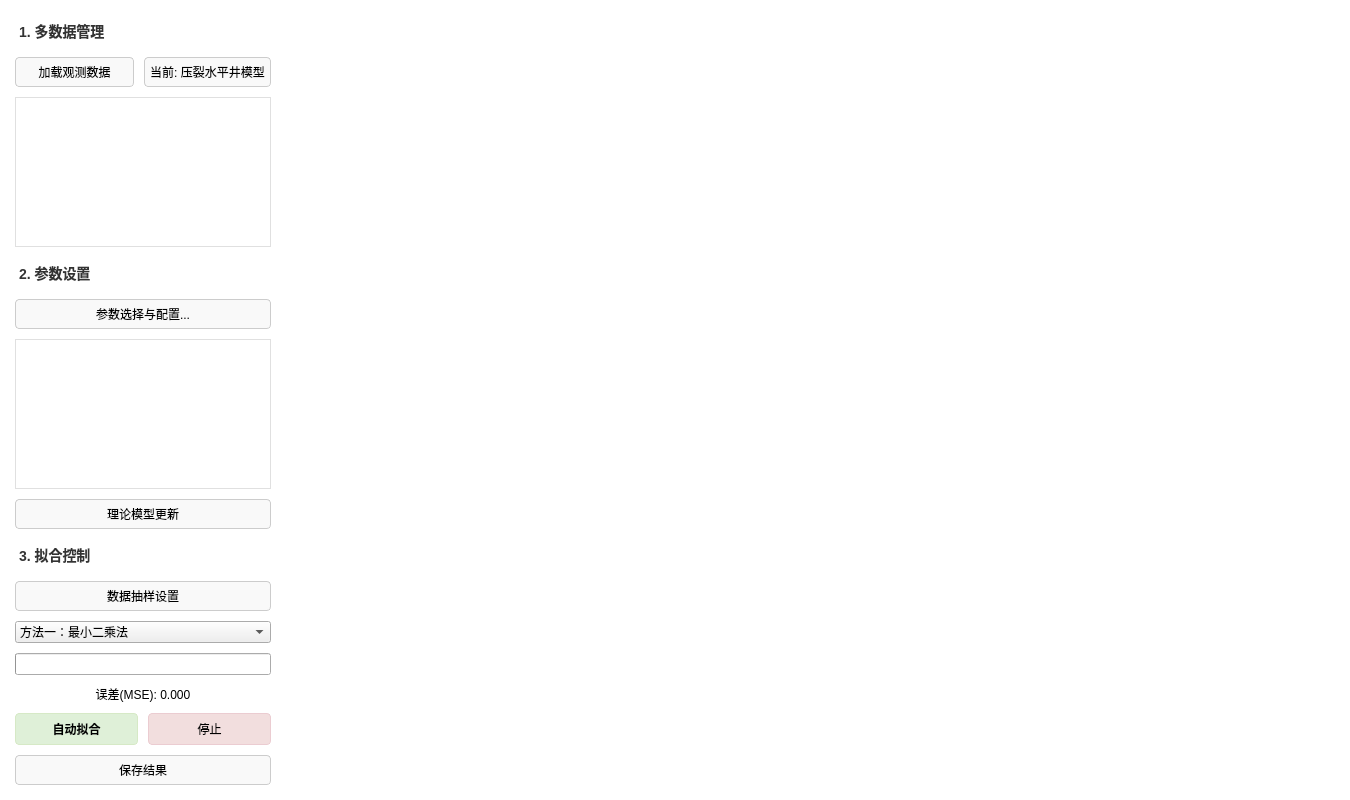
<?xml version="1.0" encoding="UTF-8"?>
<ui version="4.0">
 <class>WT_MultidataFittingWidget</class>
 <widget class="QWidget" name="WT_MultidataFittingWidget">
  <property name="geometry">
   <rect>
    <x>0</x>
    <y>0</y>
    <width>1350</width>
    <height>800</height>
   </rect>
  </property>
  <property name="windowTitle">
   <string>多数据试井拟合子页</string>
  </property>
  <property name="styleSheet">
   <string notr="true">/* 模块整体作为统一白色工作区 */
#WT_MultidataFittingWidget {
    background-color: #ffffff;
    color: #333333;
    font-family: &quot;Microsoft YaHei&quot;;
}

/* 内部容器默认透明，避免白块拼接 */
QWidget#plotContainer, QWidget#leftPanelWidget {
    background-color: transparent;
    border: none;
}

/* 按钮通用样式 */
QPushButton {
    border: 1px solid #cccccc;
    border-radius: 4px;
    padding: 5px;
    background-color: #f9f9f9;
}
QPushButton:hover {
    background-color: #f0f0f0;
    border-color: #0078d7;
}
QPushButton:pressed {
    background-color: #e0e0e0;
}

/* 标题栏样式 */
QLabel#label_1, QLabel#label_2, QLabel#label_3 {
    font-weight: bold;
    font-size: 14px;
    color: #333;
    border-bottom: 2px solid #e0e0e0;
    padding-bottom: 3px;
    margin-top: 5px;
}
</string>
  </property>
  <layout class="QVBoxLayout" name="verticalLayout_Main">
   <property name="spacing">
    <number>0</number>
   </property>
   <property name="leftMargin">
    <number>0</number>
   </property>
   <property name="topMargin">
    <number>0</number>
   </property>
   <property name="rightMargin">
    <number>0</number>
   </property>
   <property name="bottomMargin">
    <number>0</number>
   </property>
   <item>
    <widget class="QSplitter" name="splitter">
     <property name="orientation">
      <enum>Qt::Orientation::Horizontal</enum>
     </property>
     <property name="handleWidth">
      <number>1</number>
     </property>
     <widget class="QWidget" name="leftPanelWidget" native="true">
      <property name="minimumSize">
       <size>
        <width>250</width>
        <height>0</height>
       </size>
      </property>
      <layout class="QVBoxLayout" name="verticalLayout_Left">
       <property name="spacing">
        <number>10</number>
       </property>
       <property name="leftMargin">
        <number>15</number>
       </property>
       <property name="topMargin">
        <number>15</number>
       </property>
       <property name="rightMargin">
        <number>15</number>
       </property>
       <property name="bottomMargin">
        <number>15</number>
       </property>
       <item>
        <widget class="QLabel" name="label_1">
         <property name="text">
          <string>1. 多数据管理</string>
         </property>
        </widget>
       </item>
       <item>
        <layout class="QHBoxLayout" name="horizontalLayout_1">
         <item>
          <widget class="QPushButton" name="btnAddData">
           <property name="sizePolicy">
            <sizepolicy hsizetype="Expanding" vsizetype="Fixed">
             <horstretch>1</horstretch>
             <verstretch>0</verstretch>
            </sizepolicy>
           </property>
           <property name="text">
            <string>加载观测数据</string>
           </property>
          </widget>
         </item>
         <item>
          <widget class="QPushButton" name="btn_modelSelect">
           <property name="sizePolicy">
            <sizepolicy hsizetype="Expanding" vsizetype="Fixed">
             <horstretch>1</horstretch>
             <verstretch>0</verstretch>
            </sizepolicy>
           </property>
           <property name="text">
            <string>当前: 压裂水平井模型</string>
           </property>
          </widget>
         </item>
        </layout>
       </item>
       <item>
        <widget class="QTableWidget" name="tableDataGroups">
         <property name="maximumHeight">
          <number>180</number>
         </property>
         <property name="styleSheet">
          <string notr="true">border: 1px solid #e0e0e0;
background-color: white;</string>
         </property>
         <property name="alternatingRowColors">
          <bool>true</bool>
         </property>
         <attribute name="verticalHeaderVisible">
          <bool>false</bool>
         </attribute>
        </widget>
       </item>
       <item>
        <widget class="QLabel" name="label_2">
         <property name="text">
          <string>2. 参数设置</string>
         </property>
        </widget>
       </item>
       <item>
        <widget class="QPushButton" name="btnSelectParams">
         <property name="text">
          <string>参数选择与配置...</string>
         </property>
        </widget>
       </item>
       <item>
        <widget class="QTableWidget" name="tableParams">
         <property name="sizePolicy">
          <sizepolicy hsizetype="Expanding" vsizetype="Expanding">
           <horstretch>0</horstretch>
           <verstretch>0</verstretch>
          </sizepolicy>
         </property>
         <property name="styleSheet">
          <string notr="true">border: 1px solid #e0e0e0;
background-color: white;</string>
         </property>
         <property name="alternatingRowColors">
          <bool>true</bool>
         </property>
         <attribute name="verticalHeaderVisible">
          <bool>false</bool>
         </attribute>
        </widget>
       </item>
       <item>
        <layout class="QVBoxLayout" name="verticalLayout_ParamTools">
         <property name="spacing">
          <number>6</number>
         </property>
         <item>
          <widget class="QPushButton" name="btnImportModel">
           <property name="text">
            <string>理论模型更新</string>
           </property>
          </widget>
         </item>
        </layout>
       </item>
       <item>
        <widget class="QLabel" name="label_3">
         <property name="text">
          <string>3. 拟合控制</string>
         </property>
        </widget>
       </item>
       <item>
        <widget class="QPushButton" name="btnSampling">
         <property name="text">
          <string>数据抽样设置</string>
         </property>
        </widget>
       </item>
       <item>
        <widget class="QComboBox" name="comboFitMode">
         <item>
          <property name="text">
           <string>方法一：最小二乘法</string>
          </property>
         </item>
         <item>
          <property name="text">
           <string>方法二：惩罚函数法</string>
          </property>
         </item>
        </widget>
       </item>
       <item>
        <widget class="QProgressBar" name="progressBar">
         <property name="value">
          <number>0</number>
         </property>
         <property name="textVisible">
          <bool>false</bool>
         </property>
        </widget>
       </item>
       <item>
        <widget class="QLabel" name="label_Error">
         <property name="text">
          <string>误差(MSE): 0.000</string>
         </property>
         <property name="alignment">
          <set>Qt::AlignmentFlag::AlignCenter</set>
         </property>
        </widget>
       </item>
       <item>
        <layout class="QHBoxLayout" name="horizontalLayout_Actions">
         <item>
          <widget class="QPushButton" name="btnRunFit">
           <property name="styleSheet">
            <string notr="true">background-color: #dff0d8;
border: 1px solid #d6e9c6; padding: 6px; font-weight: bold;</string>
           </property>
           <property name="text">
            <string>自动拟合</string>
           </property>
          </widget>
         </item>
         <item>
          <widget class="QPushButton" name="btnStop">
           <property name="styleSheet">
            <string notr="true">background-color: #f2dede;
border: 1px solid #ebccd1; padding: 6px;</string>
           </property>
           <property name="text">
            <string>停止</string>
           </property>
          </widget>
         </item>
        </layout>
       </item>
       <item>
        <layout class="QHBoxLayout" name="horizontalLayout_Exports">
         <property name="spacing">
          <number>5</number>
         </property>
         <item>
          <widget class="QPushButton" name="btnSave">
           <property name="text">
            <string>保存结果</string>
           </property>
          </widget>
         </item>
        </layout>
       </item>
      </layout>
     </widget>
     <widget class="QWidget" name="plotContainer" native="true">
      <property name="sizePolicy">
       <sizepolicy hsizetype="Expanding" vsizetype="Expanding">
        <horstretch>1</horstretch>
        <verstretch>0</verstretch>
       </sizepolicy>
      </property>
      <layout class="QVBoxLayout" name="verticalLayout_Plot">
       <property name="spacing">
        <number>0</number>
       </property>
       <property name="leftMargin">
        <number>0</number>
       </property>
       <property name="topMargin">
        <number>0</number>
       </property>
       <property name="rightMargin">
        <number>0</number>
       </property>
       <property name="bottomMargin">
        <number>0</number>
       </property>
      </layout>
     </widget>
    </widget>
   </item>
  </layout>
 </widget>
 <resources/>
 <connections/>
</ui>
